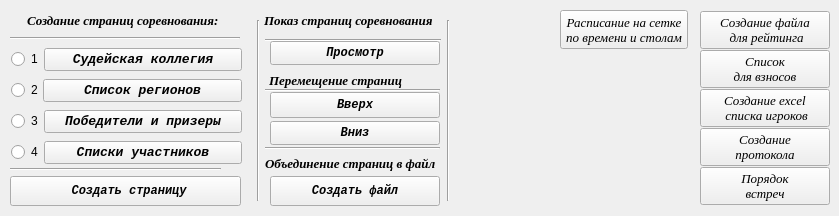
    <widget class="QWidget" name="tab_6">
     <attribute name="title">
      <string>Дополнительно</string>
     </attribute>
     <widget class="Line" name="line_6">
      <property name="geometry">
       <rect>
        <x>250</x>
        <y>20</y>
        <width>16</width>
        <height>181</height>
       </rect>
      </property>
      <property name="orientation">
       <enum>Qt::Vertical</enum>
      </property>
     </widget>
     <widget class="QLabel" name="label_48">
      <property name="geometry">
       <rect>
        <x>27</x>
        <y>10</y>
        <width>211</width>
        <height>20</height>
       </rect>
      </property>
      <property name="font">
       <font>
        <family>Times New Roman</family>
        <pointsize>10</pointsize>
        <weight>75</weight>
        <italic>true</italic>
        <bold>true</bold>
       </font>
      </property>
      <property name="text">
       <string>Создание страниц соревнования:</string>
      </property>
     </widget>
     <widget class="Line" name="line_7">
      <property name="geometry">
       <rect>
        <x>10</x>
        <y>30</y>
        <width>230</width>
        <height>16</height>
       </rect>
      </property>
      <property name="orientation">
       <enum>Qt::Horizontal</enum>
      </property>
     </widget>
     <widget class="Line" name="line_8">
      <property name="geometry">
       <rect>
        <x>10</x>
        <y>161</y>
        <width>211</width>
        <height>16</height>
       </rect>
      </property>
      <property name="orientation">
       <enum>Qt::Horizontal</enum>
      </property>
     </widget>
     <widget class="QPushButton" name="Button_made_page_pdf">
      <property name="geometry">
       <rect>
        <x>10</x>
        <y>176</y>
        <width>231</width>
        <height>30</height>
       </rect>
      </property>
      <property name="font">
       <font>
        <family>Courier New</family>
        <weight>75</weight>
        <italic>true</italic>
        <bold>true</bold>
       </font>
      </property>
      <property name="text">
       <string> Создать страницу</string>
      </property>
     </widget>
     <widget class="QPushButton" name="Button_up">
      <property name="geometry">
       <rect>
        <x>270</x>
        <y>92</y>
        <width>170</width>
        <height>26</height>
       </rect>
      </property>
      <property name="font">
       <font>
        <family>Courier New</family>
        <weight>75</weight>
        <italic>true</italic>
        <bold>true</bold>
        <underline>false</underline>
       </font>
      </property>
      <property name="text">
       <string>Вверх</string>
      </property>
     </widget>
     <widget class="QPushButton" name="Button_down">
      <property name="geometry">
       <rect>
        <x>270</x>
        <y>121</y>
        <width>170</width>
        <height>24</height>
       </rect>
      </property>
      <property name="font">
       <font>
        <family>Courier New</family>
        <weight>75</weight>
        <italic>true</italic>
        <bold>true</bold>
        <underline>false</underline>
       </font>
      </property>
      <property name="text">
       <string>Вниз</string>
      </property>
     </widget>
     <widget class="QLabel" name="label_54">
      <property name="geometry">
       <rect>
        <x>269</x>
        <y>70</y>
        <width>171</width>
        <height>20</height>
       </rect>
      </property>
      <property name="font">
       <font>
        <family>Times New Roman</family>
        <pointsize>10</pointsize>
        <weight>75</weight>
        <italic>true</italic>
        <bold>true</bold>
       </font>
      </property>
      <property name="text">
       <string>Перемещение страниц</string>
      </property>
     </widget>
     <widget class="Line" name="line_9">
      <property name="geometry">
       <rect>
        <x>265</x>
        <y>140</y>
        <width>175</width>
        <height>16</height>
       </rect>
      </property>
      <property name="orientation">
       <enum>Qt::Horizontal</enum>
      </property>
     </widget>
     <widget class="Line" name="line_10">
      <property name="geometry">
       <rect>
        <x>265</x>
        <y>82</y>
        <width>175</width>
        <height>16</height>
       </rect>
      </property>
      <property name="orientation">
       <enum>Qt::Horizontal</enum>
      </property>
     </widget>
     <widget class="QPushButton" name="Button_made_one_file_pdf">
      <property name="geometry">
       <rect>
        <x>270</x>
        <y>176</y>
        <width>170</width>
        <height>30</height>
       </rect>
      </property>
      <property name="font">
       <font>
        <family>Courier New</family>
        <weight>75</weight>
        <italic>true</italic>
        <bold>true</bold>
       </font>
      </property>
      <property name="text">
       <string>Создать файл</string>
      </property>
     </widget>
     <widget class="QLabel" name="label_55">
      <property name="geometry">
       <rect>
        <x>265</x>
        <y>153</y>
        <width>191</width>
        <height>20</height>
       </rect>
      </property>
      <property name="font">
       <font>
        <family>Times New Roman</family>
        <pointsize>10</pointsize>
        <weight>75</weight>
        <italic>true</italic>
        <bold>true</bold>
       </font>
      </property>
      <property name="text">
       <string>Объединение страниц в файл</string>
      </property>
     </widget>
     <widget class="Line" name="line_11">
      <property name="geometry">
       <rect>
        <x>440</x>
        <y>20</y>
        <width>16</width>
        <height>181</height>
       </rect>
      </property>
      <property name="orientation">
       <enum>Qt::Vertical</enum>
      </property>
     </widget>
     <widget class="QWidget" name="layoutWidget">
      <property name="geometry">
       <rect>
        <x>11</x>
        <y>41</y>
        <width>231</width>
        <height>133</height>
       </rect>
      </property>
      <layout class="QVBoxLayout" name="verticalLayout_41">
       <property name="spacing">
        <number>1</number>
       </property>
       <item>
        <layout class="QHBoxLayout" name="horizontalLayout">
         <property name="spacing">
          <number>1</number>
         </property>
         <item>
          <widget class="QRadioButton" name="radioButton_GSK">
           <property name="layoutDirection">
            <enum>Qt::LeftToRight</enum>
           </property>
           <property name="text">
            <string>1</string>
           </property>
          </widget>
         </item>
         <item>
          <widget class="QPushButton" name="Button_list_referee">
           <property name="sizePolicy">
            <sizepolicy hsizetype="Expanding" vsizetype="Fixed">
             <horstretch>0</horstretch>
             <verstretch>0</verstretch>
            </sizepolicy>
           </property>
           <property name="font">
            <font>
             <family>Courier New</family>
             <pointsize>10</pointsize>
             <weight>75</weight>
             <italic>true</italic>
             <bold>true</bold>
            </font>
           </property>
           <property name="text">
            <string>Судейская коллегия</string>
           </property>
          </widget>
         </item>
        </layout>
       </item>
       <item>
        <layout class="QHBoxLayout" name="horizontalLayout_3">
         <property name="spacing">
          <number>0</number>
         </property>
         <item>
          <widget class="QRadioButton" name="radioButton_regions">
           <property name="sizePolicy">
            <sizepolicy hsizetype="Fixed" vsizetype="Fixed">
             <horstretch>0</horstretch>
             <verstretch>0</verstretch>
            </sizepolicy>
           </property>
           <property name="text">
            <string>2</string>
           </property>
          </widget>
         </item>
         <item>
          <widget class="QPushButton" name="Button_list_regions">
           <property name="sizePolicy">
            <sizepolicy hsizetype="Expanding" vsizetype="Fixed">
             <horstretch>0</horstretch>
             <verstretch>0</verstretch>
            </sizepolicy>
           </property>
           <property name="font">
            <font>
             <family>Courier New</family>
             <pointsize>10</pointsize>
             <weight>75</weight>
             <italic>true</italic>
             <bold>true</bold>
            </font>
           </property>
           <property name="text">
            <string>Список регионов</string>
           </property>
          </widget>
         </item>
        </layout>
       </item>
       <item>
        <layout class="QHBoxLayout" name="horizontalLayout_10">
         <property name="spacing">
          <number>1</number>
         </property>
         <item>
          <widget class="QRadioButton" name="radioButton_winner">
           <property name="sizePolicy">
            <sizepolicy hsizetype="Minimum" vsizetype="Fixed">
             <horstretch>0</horstretch>
             <verstretch>1</verstretch>
            </sizepolicy>
           </property>
           <property name="text">
            <string>3</string>
           </property>
          </widget>
         </item>
         <item>
          <widget class="QPushButton" name="Button_list_winner">
           <property name="sizePolicy">
            <sizepolicy hsizetype="Expanding" vsizetype="Fixed">
             <horstretch>0</horstretch>
             <verstretch>0</verstretch>
            </sizepolicy>
           </property>
           <property name="font">
            <font>
             <family>Courier New</family>
             <pointsize>10</pointsize>
             <weight>75</weight>
             <italic>true</italic>
             <bold>true</bold>
            </font>
           </property>
           <property name="text">
            <string>Победители и призеры</string>
           </property>
          </widget>
         </item>
        </layout>
       </item>
       <item>
        <layout class="QHBoxLayout" name="horizontalLayout_13">
         <property name="spacing">
          <number>1</number>
         </property>
         <item>
          <widget class="QRadioButton" name="radioButton_player_on_alf">
           <property name="sizePolicy">
            <sizepolicy hsizetype="Minimum" vsizetype="Fixed">
             <horstretch>0</horstretch>
             <verstretch>1</verstretch>
            </sizepolicy>
           </property>
           <property name="text">
            <string>4</string>
           </property>
          </widget>
         </item>
         <item>
          <widget class="QPushButton" name="Button_players_on_pdf_file">
           <property name="sizePolicy">
            <sizepolicy hsizetype="Expanding" vsizetype="Fixed">
             <horstretch>0</horstretch>
             <verstretch>0</verstretch>
            </sizepolicy>
           </property>
           <property name="font">
            <font>
             <family>Courier New</family>
             <pointsize>10</pointsize>
             <weight>75</weight>
             <italic>true</italic>
             <bold>true</bold>
            </font>
           </property>
           <property name="text">
            <string>Списки участников</string>
           </property>
          </widget>
         </item>
        </layout>
       </item>
      </layout>
     </widget>
     <widget class="QLabel" name="label_56">
      <property name="geometry">
       <rect>
        <x>264</x>
        <y>10</y>
        <width>181</width>
        <height>20</height>
       </rect>
      </property>
      <property name="font">
       <font>
        <family>Times New Roman</family>
        <pointsize>10</pointsize>
        <weight>75</weight>
        <italic>true</italic>
        <bold>true</bold>
       </font>
      </property>
      <property name="text">
       <string>Показ страниц соревнования</string>
      </property>
     </widget>
     <widget class="QPushButton" name="Button_view_page_pdf">
      <property name="geometry">
       <rect>
        <x>270</x>
        <y>41</y>
        <width>170</width>
        <height>24</height>
       </rect>
      </property>
      <property name="font">
       <font>
        <family>Courier New</family>
        <weight>75</weight>
        <italic>true</italic>
        <bold>true</bold>
        <underline>false</underline>
       </font>
      </property>
      <property name="text">
       <string>Просмотр</string>
      </property>
     </widget>
     <widget class="Line" name="line_12">
      <property name="geometry">
       <rect>
        <x>265</x>
        <y>30</y>
        <width>176</width>
        <height>21</height>
       </rect>
      </property>
      <property name="orientation">
       <enum>Qt::Horizontal</enum>
      </property>
     </widget>
     <widget class="QWidget" name="layoutWidget">
      <property name="geometry">
       <rect>
        <x>700</x>
        <y>10</y>
        <width>130</width>
        <height>197</height>
       </rect>
      </property>
      <layout class="QVBoxLayout" name="verticalLayout_53">
       <property name="spacing">
        <number>0</number>
       </property>
       <item>
        <widget class="QPushButton" name="Button_made_R_file">
         <property name="font">
          <font>
           <family>Times New Roman</family>
           <pointsize>10</pointsize>
           <italic>true</italic>
          </font>
         </property>
         <property name="text">
          <string>Создание файла
 для рейтинга</string>
         </property>
         <property name="shortcut">
          <string/>
         </property>
         <property name="autoRepeat">
          <bool>false</bool>
         </property>
         <property name="default">
          <bool>false</bool>
         </property>
         <property name="flat">
          <bool>false</bool>
         </property>
        </widget>
       </item>
       <item>
        <widget class="QPushButton" name="Button_pay">
         <property name="font">
          <font>
           <family>Times New Roman</family>
           <pointsize>10</pointsize>
           <italic>true</italic>
          </font>
         </property>
         <property name="text">
          <string>Список 
для взносов</string>
         </property>
        </widget>
       </item>
       <item>
        <widget class="QPushButton" name="Button_made_player_list_excel">
         <property name="font">
          <font>
           <family>Times New Roman</family>
           <pointsize>10</pointsize>
           <italic>true</italic>
          </font>
         </property>
         <property name="text">
          <string>Создание excel
 списка игроков</string>
         </property>
         <property name="shortcut">
          <string/>
         </property>
         <property name="autoRepeat">
          <bool>false</bool>
         </property>
         <property name="default">
          <bool>false</bool>
         </property>
         <property name="flat">
          <bool>false</bool>
         </property>
        </widget>
       </item>
       <item>
        <widget class="QPushButton" name="Button_made_protokol">
         <property name="font">
          <font>
           <family>Times New Roman</family>
           <pointsize>10</pointsize>
           <italic>true</italic>
          </font>
         </property>
         <property name="text">
          <string>Создание
протокола</string>
         </property>
         <property name="shortcut">
          <string/>
         </property>
         <property name="autoRepeat">
          <bool>false</bool>
         </property>
         <property name="default">
          <bool>false</bool>
         </property>
         <property name="flat">
          <bool>false</bool>
         </property>
        </widget>
       </item>
       <item>
        <widget class="QPushButton" name="Button_randevy">
         <property name="font">
          <font>
           <family>Times New Roman</family>
           <pointsize>10</pointsize>
           <italic>true</italic>
          </font>
         </property>
         <property name="text">
          <string>Порядок
встреч</string>
         </property>
         <property name="shortcut">
          <string/>
         </property>
         <property name="autoRepeat">
          <bool>false</bool>
         </property>
         <property name="default">
          <bool>false</bool>
         </property>
         <property name="flat">
          <bool>false</bool>
         </property>
        </widget>
       </item>
      </layout>
     </widget>
     <widget class="QPushButton" name="Button_made_schedule">
      <property name="geometry">
       <rect>
        <x>560</x>
        <y>10</y>
        <width>128</width>
        <height>39</height>
       </rect>
      </property>
      <property name="font">
       <font>
        <family>Times New Roman</family>
        <pointsize>10</pointsize>
        <italic>true</italic>
       </font>
      </property>
      <property name="text">
       <string>Расписание на сетке
по времени и столам</string>
      </property>
      <property name="shortcut">
       <string/>
      </property>
      <property name="autoRepeat">
       <bool>false</bool>
      </property>
      <property name="default">
       <bool>false</bool>
      </property>
      <property name="flat">
       <bool>false</bool>
      </property>
     </widget>
    </widget>
